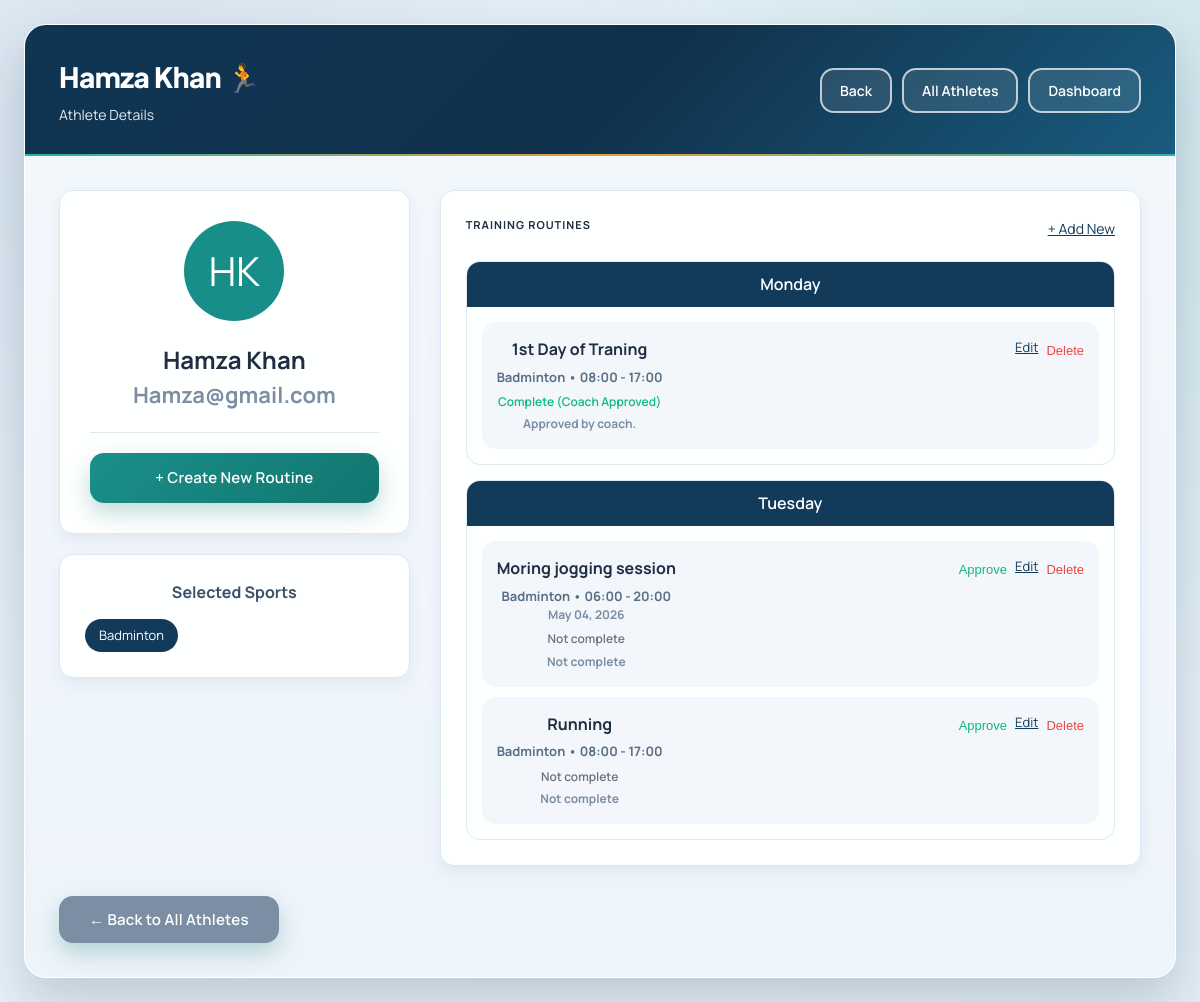
/coach/athletes/3/ (signed in), run on the app's committed database.
### user/models.py (models this page shows, shortened)
class AthleteProfile(models.Model):
    user = models.OneToOneField(User, on_delete=models.CASCADE, related_name='athlete_profile')
    sport_type = models.CharField(max_length=100, blank=True)
    age = models.PositiveIntegerField(null=True, blank=True)
    fitness_level = models.CharField(
        max_length=20,
        choices=[('low', 'Low'), ('medium', 'Medium'), ('high', 'High')],
        default='medium'
    )
    class Meta:
        db_table = 'athlete_profile'

class User(AbstractBaseUser, PermissionsMixin):
    ROLE_CHOICES = (
        ('athlete', 'Athlete'),
        ('coach', 'Coach'),
        ('medical', 'Medical Staff'),
    )
    BLOOD_GROUP_CHOICES = (
        ('A+', 'A+'),
        ('A-', 'A-'),
        ('B+', 'B+'),
        ('B-', 'B-'),
        ('AB+', 'AB+'),
        ('AB-', 'AB-'),
        ('O+', 'O+'),
        ('O-', 'O-'),
    )
    email = models.EmailField(unique=True)
    name = models.CharField(max_length=255)
    role = models.CharField(max_length=20, choices=ROLE_CHOICES, default='athlete')
    phone = models.CharField(max_length=20, blank=True)
    address = models.TextField(blank=True)
    blood_group = models.CharField(max_length=5, choices=BLOOD_GROUP_CHOICES, blank=True)
    date_of_birth = models.DateField(null=True, blank=True)
    profile_photo = models.ImageField(upload_to='profile_photos/', blank=True, null=True)
    is_approved = models.BooleanField(default=True)
    is_active = models.BooleanField(default=True)
    is_staff = models.BooleanField(default=False)
    date_joined = models.DateTimeField(default=timezone.now)
    @property
    def first_name(self):
        return self.name.split()[0] if self.name else ''
    @property
    def last_name(self):
        parts = self.name.split()
        return ' '.join(parts[1:]) if len(parts) > 1 else ''
    objects = UserManager()
    USERNAME_FIELD = 'email'
    REQUIRED_FIELDS = ['name']
    class Meta:
        db_table = 'user_table'

### player/models.py (models this page shows, shortened)
class AthleteSport(models.Model):
    SKILL_LEVEL_CHOICES = (
        ('beginner', 'Beginner'),
        ('intermediate', 'Intermediate'),
        ('advanced', 'Advanced'),
    )
    athlete = models.ForeignKey(
        settings.AUTH_USER_MODEL,
        on_delete=models.CASCADE,
        related_name='selected_sports',
    )
    sport = models.ForeignKey(Sport, on_delete=models.CASCADE)
    skill_level = models.CharField(max_length=20, choices=SKILL_LEVEL_CHOICES, default='beginner')
    joined_at = models.DateTimeField(auto_now_add=True)
    class Meta:
        db_table = 'athlete_sport'
        unique_together = ('athlete', 'sport')

class Sport(models.Model):
    name = models.CharField(max_length=100, unique=True)
    description = models.TextField(blank=True)
    icon = models.CharField(max_length=50, blank=True)
    class Meta:
        db_table = 'sport'
        ordering = ['name']

class DailyRoutine(models.Model):
    DAY_CHOICES = (
        ('monday', 'Monday'),
        ('tuesday', 'Tuesday'),
        ('wednesday', 'Wednesday'),
        ('thursday', 'Thursday'),
        ('friday', 'Friday'),
        ('saturday', 'Saturday'),
        ('sunday', 'Sunday'),
    )
    athlete = models.ForeignKey(
        settings.AUTH_USER_MODEL,
        on_delete=models.CASCADE,
        related_name='daily_routines',
    )
    coach = models.ForeignKey(
        settings.AUTH_USER_MODEL,
        on_delete=models.CASCADE,
        related_name='routines_created',
    )
    sport = models.ForeignKey(Sport, on_delete=models.CASCADE)
    day = models.CharField(max_length=20, choices=DAY_CHOICES)
    workout_date = models.DateField(null=True, blank=True)
    title = models.CharField(max_length=200)
    description = models.TextField(blank=True)
    start_time = models.TimeField()
    end_time = models.TimeField()
    exercises = models.TextField(blank=True, help_text='List of exercises for this session')
    notes = models.TextField(blank=True, help_text='Additional notes from coach')
    athlete_marked_complete = models.BooleanField(default=False)
    coach_approved_completion = models.BooleanField(default=False)
    completion_message = models.CharField(max_length=200, blank=True)
    created_at = models.DateTimeField(auto_now_add=True)
    updated_at = models.DateTimeField(auto_now=True)
    class Meta:
        db_table = 'daily_routine'
        ordering = ['day', 'start_time']

### coach/views.py (the view)
    def wrapper(request, *args, **kwargs):
        if not (request.user.role == 'coach' or request.user.is_staff or request.user.is_superuser):
            messages.error(request, 'Access denied. Coaches only.')
            return redirect('home')
        return view_func(request, *args, **kwargs)

### coach/templates/coach/athlete_detail.html (shortened to what this page needs)
{% extends 'user/base.html' %}
{% block content %}
<div class="dashboard-container">
    <div class="dashboard-header">
        <div class="user-info">
            <h1>{{ athlete.user.first_name }} {{ athlete.user.last_name }} 🏃</h1>
            <p>Athlete Details</p>
        </div>
        <div class="header-actions">
            <a href="javascript:history.back()" class="btn-logout">Back</a>
            <a href="{% url 'coach:my_athletes' %}" class="btn-logout">All Athletes</a>
            <a href="{% url 'coach:dashboard' %}" class="btn-logout">Dashboard</a>
        </div>
    </div>
    <div class="dashboard-body">
        <div style="display: grid; grid-template-columns: 1fr 2fr; gap: 30px;">
            <div>
                <div class="info-card" style="padding: 30px; text-align: center;">
                    <div style="width: 100px; height: 100px; background: var(--secondary); border-radius: 50%; margin: 0 auto 20px; display: flex; align-items: center; justify-content: center; font-size: 40px; color: white;">
                        {{ athlete.user.first_name|slice:":1" }}{{ athlete.user.last_name|slice:":1" }}
                    </div>
                    <h2 style="color: var(--gray-900);">{{ athlete.user.first_name }} {{ athlete.user.last_name }}</h2>
                    <p style="color: var(--gray-500);">{{ athlete.user.email }}</p>
                    <div style="margin-top: 20px; padding-top: 20px; border-top: 1px solid var(--gray-200);">
                        <a href="{% url 'coach:create_routine' athlete.id %}" class="btn btn-primary" style="width: 100%;">
                            + Create New Routine
                        </a>
                    </div>
                </div>
                {% if athlete_sports %}
                <div class="info-card" style="padding: 25px; margin-top: 20px;">
                    <h4 style="color: var(--gray-700); margin-bottom: 15px;">Selected Sports</h4>
                    <div style="display: flex; flex-wrap: wrap; gap: 8px;">
                        {% for as in athlete_sports %}
                        <span style="background: var(--primary); color: white; padding: 6px 14px; border-radius: 20px; font-size: 13px;">
                            {{ as.sport.name }}
                        </span>
                        {% endfor %}
                    </div>
                </div>
                {% endif %}
            </div>
            <div>
                <div class="info-card" style="padding: 25px;">
                    <div style="display: flex; justify-content: space-between; align-items: center; margin-bottom: 20px;">
                        <h3 style="color: var(--gray-900);">Training Routines</h3>
                        <a href="{% url 'coach:create_routine' athlete.id %}" style="color: var(--primary); font-size: 14px;">+ Add New</a>
                    </div>
                    {% if routines %}
                    <div style="display: grid; gap: 15px;">
                        {% regroup routines by day_of_week as day_list %}
                        {% for day in day_list %}
                        <div style="border: 1px solid var(--gray-200); border-radius: var(--radius); overflow: hidden;">
                            <div style="background: var(--primary); color: white; padding: 10px 15px; font-weight: 600; text-transform: capitalize;">
                                {{ day.grouper }}
                            </div>
                            <div style="padding: 15px;">
                                {% for routine in day.list %}
                                <div style="background: var(--gray-100); padding: 15px; border-radius: var(--radius); margin-bottom: 10px; {% if forloop.last %}margin-bottom: 0;{% endif %}">
                                    <div style="display: flex; justify-content: space-between; align-items: flex-start;">
                                        <div>
                                            <h4 style="color: var(--gray-900); margin-bottom: 5px;">{{ routine.title }}</h4>
                                            <p style="color: var(--gray-600); font-size: 13px;">
                                                {{ routine.sport.name }} • {{ routine.start_time|time:"H:i" }} - {{ routine.end_time|time:"H:i" }}
                                            </p>
                                            {% if routine.workout_date %}
                                            <p style="color: var(--gray-500); font-size: 12px;">
                                                {{ routine.workout_date|date:"M d, Y" }}
                                            </p>
                                            {% endif %}
                                            {% if routine.coach_approved_completion %}
                                            <p style="color: #10b981; font-size: 12px; margin-top: 6px; font-weight: 600;">
                                                Complete (Coach Approved)
                                            </p>
                                            {% else %}
                                            <p style="color: #6b7280; font-size: 12px; margin-top: 6px; font-weight: 600;">
                                                Not complete
                                            </p>
                                            {% endif %}
                                            {% if routine.completion_message %}
                                            <p style="color: var(--gray-500); font-size: 12px; margin-top: 4px;">
                                                {{ routine.completion_message }}
                                            </p>
                                            {% endif %}
                                        </div>
                                        <div style="display: flex; gap: 8px;">
                                            {% if not routine.coach_approved_completion %}
                                            <form method="post" action="{% url 'coach:approve_routine_completion' routine.id %}" style="display: inline;">
                                                <button type="submit" style="color: #10b981; font-size: 13px; background: none; border: none; cursor: pointer;">
                                                    Approve
                                                </button>
                                            </form>
                                            {% endif %}
                                            <a href="{% url 'coach:edit_routine' routine.id %}" style="color: var(--primary); font-size: 13px;">Edit</a>
                                            <form method="post" action="{% url 'coach:delete_routine' routine.id %}" style="display: inline;" onsubmit="return confirm('Delete this routine?');">
                                                <button type="submit" style="color: #ef4444; font-size: 13px; background: none; border: none; cursor: pointer;">Delete</button>
                                            </form>
                                        </div>
                                    </div>
                                </div>
                                {% endfor %}
                            </div>
                        </div>
                        {% endfor %}
                    </div>
                    {% endif %}
                </div>
            </div>
        </div>
        <div style="margin-top: 30px;">
            <a href="{% url 'coach:my_athletes' %}" class="btn btn-primary" style="width: auto; padding: 12px 30px; background: var(--gray-500);">
                ← Back to All Athletes
            </a>
        </div>
    </div>
</div>
{% endblock %}

### data on the page
AthleteProfile: user.first_name "Hamza", user.last_name "Khan", user.first_name "H", user.last_name "K", user.email "Hamza@gmail.com"
AthleteSport: sport.name "Badminton"
DailyRoutine: grouper "Monday", title "1st Day of Traning", sport.name "Badminton", start_time "08:00", end_time "17:00", coach_approved_completion "Complete (Coach Approved)", completion_message "Approved by coach."
DailyRoutine: grouper "Tuesday", title "Moring jogging session", sport.name "Badminton", start_time "06:00", end_time "20:00", workout_date "May 04, 2026", coach_approved_completion "Not complete", completion_message "Not complete"
DailyRoutine: title "Running", sport.name "Badminton", start_time "08:00", end_time "17:00", coach_approved_completion "Not complete", completion_message "Not complete"
